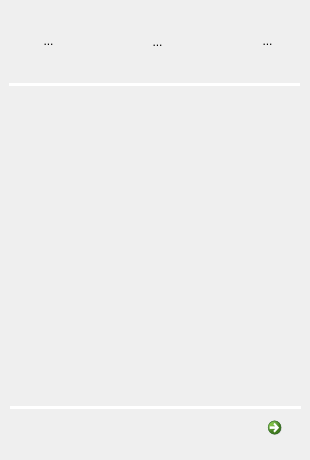
      <widget class="QWidget" name="arcWeldingInputParametersPage">
       <widget class="Line" name="arcWeldingInputParametersUpperLine">
        <property name="geometry">
         <rect>
          <x>9</x>
          <y>76</y>
          <width>291</width>
          <height>16</height>
         </rect>
        </property>
        <property name="styleSheet">
         <string notr="true">color: rgb(255, 255, 255);</string>
        </property>
        <property name="frameShadow">
         <enum>QFrame::Plain</enum>
        </property>
        <property name="lineWidth">
         <number>3</number>
        </property>
        <property name="orientation">
         <enum>Qt::Horizontal</enum>
        </property>
       </widget>
       <widget class="QCommandLinkButton" name="arcWeldingInputParametersFrontButton">
        <property name="geometry">
         <rect>
          <x>260</x>
          <y>410</y>
          <width>41</width>
          <height>41</height>
         </rect>
        </property>
        <property name="toolTip">
         <string>&lt;html&gt;&lt;head/&gt;&lt;body&gt;&lt;p&gt;Goto Output Parameters&lt;/p&gt;&lt;/body&gt;&lt;/html&gt;</string>
        </property>
        <property name="text">
         <string/>
        </property>
        <property name="icon">
         <iconset resource="adapHMIModule.qrc">
          <normaloff>:/adapHMIResources/images/Btn_Front.png</normaloff>:/adapHMIResources/images/Btn_Front.png</iconset>
        </property>
        <property name="iconSize">
         <size>
          <width>25</width>
          <height>25</height>
         </size>
        </property>
       </widget>
       <widget class="Line" name="arcWeldingInputParametersLowerLine">
        <property name="geometry">
         <rect>
          <x>10</x>
          <y>399</y>
          <width>291</width>
          <height>16</height>
         </rect>
        </property>
        <property name="styleSheet">
         <string notr="true">color: rgb(255, 255, 255);</string>
        </property>
        <property name="frameShadow">
         <enum>QFrame::Plain</enum>
        </property>
        <property name="lineWidth">
         <number>3</number>
        </property>
        <property name="orientation">
         <enum>Qt::Horizontal</enum>
        </property>
       </widget>
       <widget class="QWidget" name="arcWeldingInputParamtersIconWidget" native="true">
        <property name="geometry">
         <rect>
          <x>10</x>
          <y>10</y>
          <width>291</width>
          <height>61</height>
         </rect>
        </property>
        <widget class="QToolButton" name="arcWeldingInputParametersOneVisionInputToolButton">
         <property name="geometry">
          <rect>
           <x>11</x>
           <y>3</y>
           <width>55</width>
           <height>55</height>
          </rect>
         </property>
         <property name="toolTip">
          <string>&lt;html&gt;&lt;head/&gt;&lt;body&gt;&lt;p&gt;Click Select Inputs&lt;/p&gt;&lt;/body&gt;&lt;/html&gt;</string>
         </property>
         <property name="text">
          <string>...</string>
         </property>
         <property name="icon">
          <iconset resource="adapHMIModule.qrc">
           <normaloff>:/adapHMIResources/images/Btn_input.png</normaloff>:/adapHMIResources/images/Btn_input.png</iconset>
         </property>
         <property name="iconSize">
          <size>
           <width>58</width>
           <height>58</height>
          </size>
         </property>
         <property name="autoRaise">
          <bool>true</bool>
         </property>
        </widget>
        <widget class="QToolButton" name="arcWeldingInputParametersFilteringLevelToolButton">
         <property name="geometry">
          <rect>
           <x>120</x>
           <y>4</y>
           <width>55</width>
           <height>55</height>
          </rect>
         </property>
         <property name="toolTip">
          <string>&lt;html&gt;&lt;head/&gt;&lt;body&gt;&lt;p&gt;Click to Select Input Filter Level&lt;/p&gt;&lt;/body&gt;&lt;/html&gt;</string>
         </property>
         <property name="text">
          <string>...</string>
         </property>
         <property name="icon">
          <iconset resource="adapHMIModule.qrc">
           <normaloff>:/adapHMIResources/images/Btn_Filter.png</normaloff>:/adapHMIResources/images/Btn_Filter.png</iconset>
         </property>
         <property name="iconSize">
          <size>
           <width>58</width>
           <height>58</height>
          </size>
         </property>
         <property name="autoRaise">
          <bool>true</bool>
         </property>
        </widget>
        <widget class="QToolButton" name="arcWeldingInputParametersNoMatchToolButton">
         <property name="geometry">
          <rect>
           <x>230</x>
           <y>3</y>
           <width>55</width>
           <height>55</height>
          </rect>
         </property>
         <property name="toolTip">
          <string>&lt;html&gt;&lt;head/&gt;&lt;body&gt;&lt;p&gt;Click to Select Input No Match Condition&lt;/p&gt;&lt;/body&gt;&lt;/html&gt;</string>
         </property>
         <property name="text">
          <string>...</string>
         </property>
         <property name="icon">
          <iconset resource="adapHMIModule.qrc">
           <normaloff>:/adapHMIResources/images/Btn_Nomatch.png</normaloff>:/adapHMIResources/images/Btn_Nomatch.png</iconset>
         </property>
         <property name="iconSize">
          <size>
           <width>58</width>
           <height>58</height>
          </size>
         </property>
         <property name="autoRaise">
          <bool>true</bool>
         </property>
        </widget>
       </widget>
       <widget class="QWidget" name="arcWeldingInputParametersVisionInputWidget" native="true">
        <property name="geometry">
         <rect>
          <x>10</x>
          <y>90</y>
          <width>0</width>
          <height>0</height>
         </rect>
        </property>
        <widget class="QCheckBox" name="arcWeldingInputParametersGapCheckBox">
         <property name="geometry">
          <rect>
           <x>4</x>
           <y>100</y>
           <width>80</width>
           <height>80</height>
          </rect>
         </property>
         <property name="layoutDirection">
          <enum>Qt::RightToLeft</enum>
         </property>
         <property name="text">
          <string/>
         </property>
         <property name="icon">
          <iconset resource="adapHMIModule.qrc">
           <normaloff>:/adapHMIResources/images/Ico_Gap.png</normaloff>:/adapHMIResources/images/Ico_Gap.png</iconset>
         </property>
         <property name="iconSize">
          <size>
           <width>60</width>
           <height>60</height>
          </size>
         </property>
        </widget>
        <widget class="QCheckBox" name="arcWeldingInputParametersMismatchCheckBox">
         <property name="geometry">
          <rect>
           <x>4</x>
           <y>190</y>
           <width>80</width>
           <height>80</height>
          </rect>
         </property>
         <property name="layoutDirection">
          <enum>Qt::RightToLeft</enum>
         </property>
         <property name="text">
          <string/>
         </property>
         <property name="icon">
          <iconset resource="adapHMIModule.qrc">
           <normaloff>:/adapHMIResources/images/Ico_Mismatch.png</normaloff>:/adapHMIResources/images/Ico_Mismatch.png</iconset>
         </property>
         <property name="iconSize">
          <size>
           <width>60</width>
           <height>60</height>
          </size>
         </property>
        </widget>
        <widget class="QCheckBox" name="arcWeldingInputParametersAreaCheckBox">
         <property name="geometry">
          <rect>
           <x>4</x>
           <y>10</y>
           <width>80</width>
           <height>80</height>
          </rect>
         </property>
         <property name="layoutDirection">
          <enum>Qt::RightToLeft</enum>
         </property>
         <property name="text">
          <string/>
         </property>
         <property name="icon">
          <iconset resource="adapHMIModule.qrc">
           <normaloff>:/adapHMIResources/images/Ico_Area.png</normaloff>:/adapHMIResources/images/Ico_Area.png</iconset>
         </property>
         <property name="iconSize">
          <size>
           <width>60</width>
           <height>60</height>
          </size>
         </property>
        </widget>
       </widget>
       <widget class="QWidget" name="arcWeldingInputParametersFilteringLevelWidget" native="true">
        <property name="geometry">
         <rect>
          <x>110</x>
          <y>90</y>
          <width>0</width>
          <height>0</height>
         </rect>
        </property>
        <widget class="QRadioButton" name="arcWeldingInputParametersNoneFilteringLevelRadioButton">
         <property name="geometry">
          <rect>
           <x>15</x>
           <y>20</y>
           <width>60</width>
           <height>60</height>
          </rect>
         </property>
         <property name="layoutDirection">
          <enum>Qt::RightToLeft</enum>
         </property>
         <property name="text">
          <string/>
         </property>
         <property name="icon">
          <iconset resource="adapHMIModule.qrc">
           <normaloff>:/adapHMIResources/images/Ico_None.png</normaloff>:/adapHMIResources/images/Ico_None.png</iconset>
         </property>
         <property name="iconSize">
          <size>
           <width>40</width>
           <height>40</height>
          </size>
         </property>
        </widget>
        <widget class="QRadioButton" name="arcWeldingInputParametersSmallFilteringLevelRadioButton">
         <property name="geometry">
          <rect>
           <x>15</x>
           <y>90</y>
           <width>60</width>
           <height>60</height>
          </rect>
         </property>
         <property name="layoutDirection">
          <enum>Qt::RightToLeft</enum>
         </property>
         <property name="text">
          <string/>
         </property>
         <property name="icon">
          <iconset resource="adapHMIModule.qrc">
           <normaloff>:/adapHMIResources/images/Ico_Low.png</normaloff>:/adapHMIResources/images/Ico_Low.png</iconset>
         </property>
         <property name="iconSize">
          <size>
           <width>40</width>
           <height>40</height>
          </size>
         </property>
        </widget>
        <widget class="QRadioButton" name="arcWeldingInputParametersMediumFilteringLevelRadioButton">
         <property name="geometry">
          <rect>
           <x>15</x>
           <y>160</y>
           <width>60</width>
           <height>60</height>
          </rect>
         </property>
         <property name="layoutDirection">
          <enum>Qt::RightToLeft</enum>
         </property>
         <property name="text">
          <string/>
         </property>
         <property name="icon">
          <iconset resource="adapHMIModule.qrc">
           <normaloff>:/adapHMIResources/images/Ico_Medium.png</normaloff>:/adapHMIResources/images/Ico_Medium.png</iconset>
         </property>
         <property name="iconSize">
          <size>
           <width>40</width>
           <height>40</height>
          </size>
         </property>
        </widget>
        <widget class="QRadioButton" name="arcWeldingInputParametersHighFilteringLevelRadioButton">
         <property name="geometry">
          <rect>
           <x>15</x>
           <y>230</y>
           <width>60</width>
           <height>60</height>
          </rect>
         </property>
         <property name="layoutDirection">
          <enum>Qt::RightToLeft</enum>
         </property>
         <property name="text">
          <string/>
         </property>
         <property name="icon">
          <iconset resource="adapHMIModule.qrc">
           <normaloff>:/adapHMIResources/images/Ico_High.png</normaloff>:/adapHMIResources/images/Ico_High.png</iconset>
         </property>
         <property name="iconSize">
          <size>
           <width>40</width>
           <height>40</height>
          </size>
         </property>
        </widget>
       </widget>
       <widget class="QWidget" name="arcWeldingInputParametersNoMatchBehaviourWidget" native="true">
        <property name="geometry">
         <rect>
          <x>210</x>
          <y>90</y>
          <width>0</width>
          <height>0</height>
         </rect>
        </property>
        <widget class="QRadioButton" name="arcWeldingInputParametersMaintainOutputBehaviourRadioButton">
         <property name="geometry">
          <rect>
           <x>4</x>
           <y>10</y>
           <width>80</width>
           <height>80</height>
          </rect>
         </property>
         <property name="layoutDirection">
          <enum>Qt::RightToLeft</enum>
         </property>
         <property name="text">
          <string/>
         </property>
         <property name="icon">
          <iconset resource="adapHMIModule.qrc">
           <normaloff>:/adapHMIResources/images/Ico_MaintainOutput.png</normaloff>:/adapHMIResources/images/Ico_MaintainOutput.png</iconset>
         </property>
         <property name="iconSize">
          <size>
           <width>40</width>
           <height>40</height>
          </size>
         </property>
        </widget>
        <widget class="QRadioButton" name="arcWeldingInputParametersResetToNormalBehaviourRadioButton">
         <property name="geometry">
          <rect>
           <x>4</x>
           <y>130</y>
           <width>80</width>
           <height>80</height>
          </rect>
         </property>
         <property name="layoutDirection">
          <enum>Qt::RightToLeft</enum>
         </property>
         <property name="text">
          <string/>
         </property>
         <property name="icon">
          <iconset resource="adapHMIModule.qrc">
           <normaloff>:/adapHMIResources/images/Ico_ResetToNormal.png</normaloff>:/adapHMIResources/images/Ico_ResetToNormal.png</iconset>
         </property>
         <property name="iconSize">
          <size>
           <width>40</width>
           <height>40</height>
          </size>
         </property>
        </widget>
       </widget>
      </widget>
